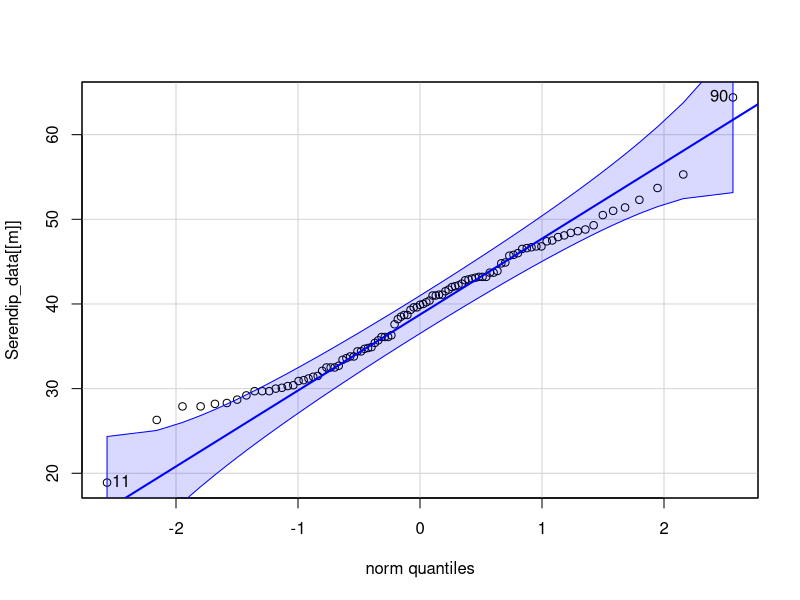
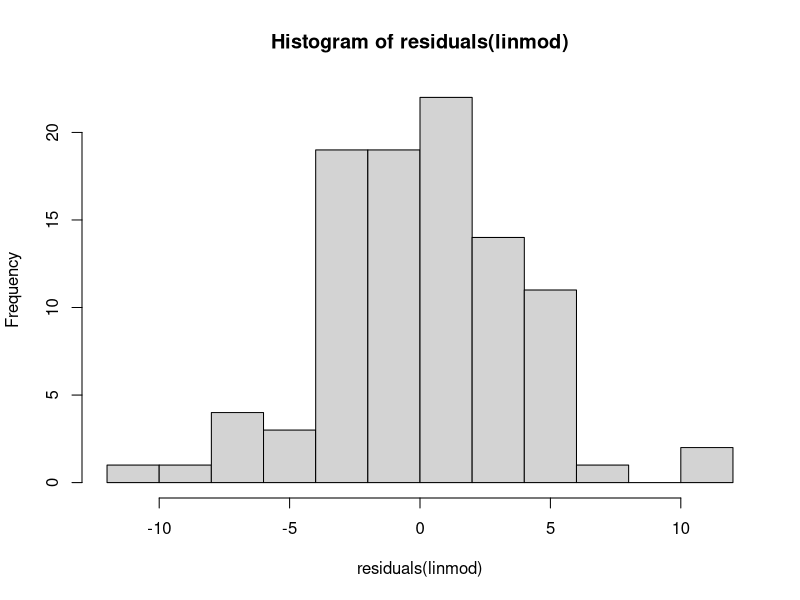
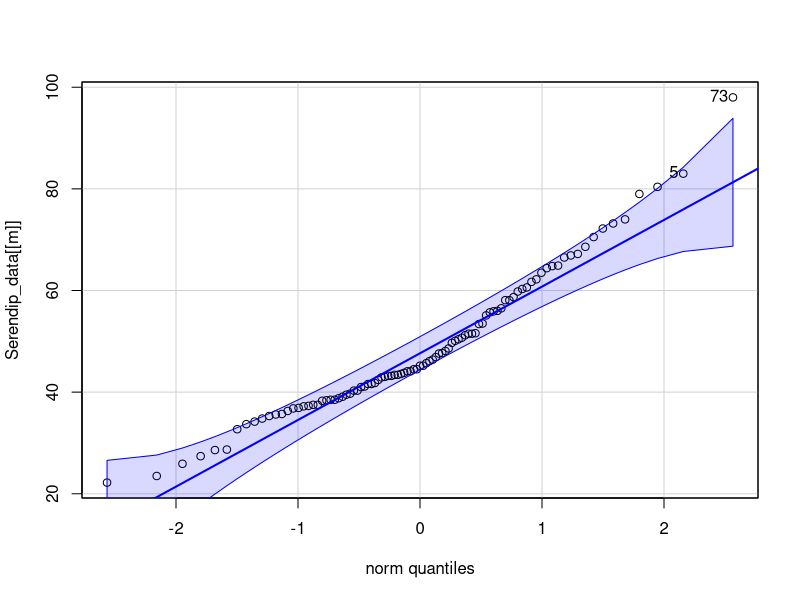
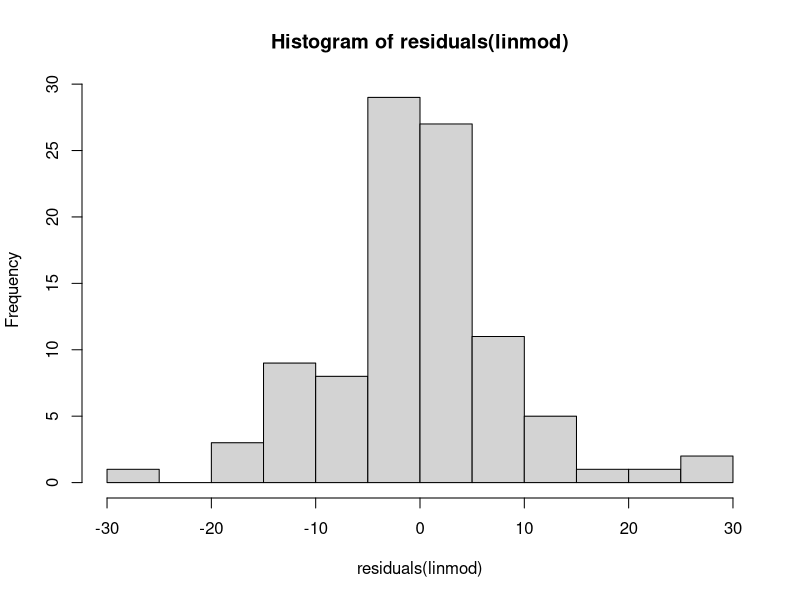
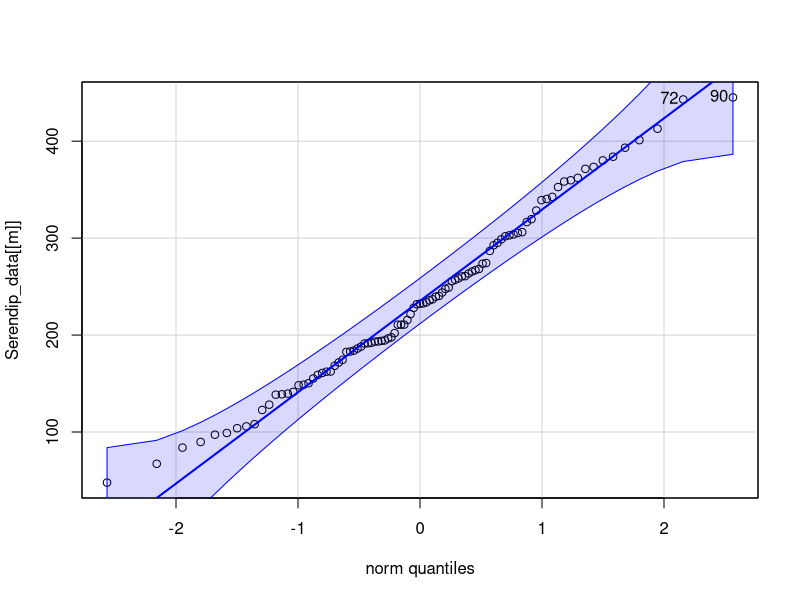
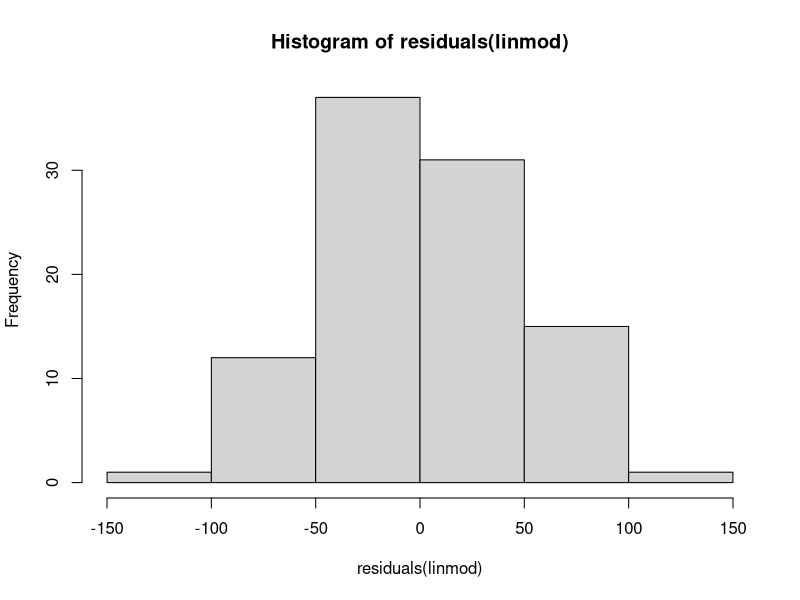
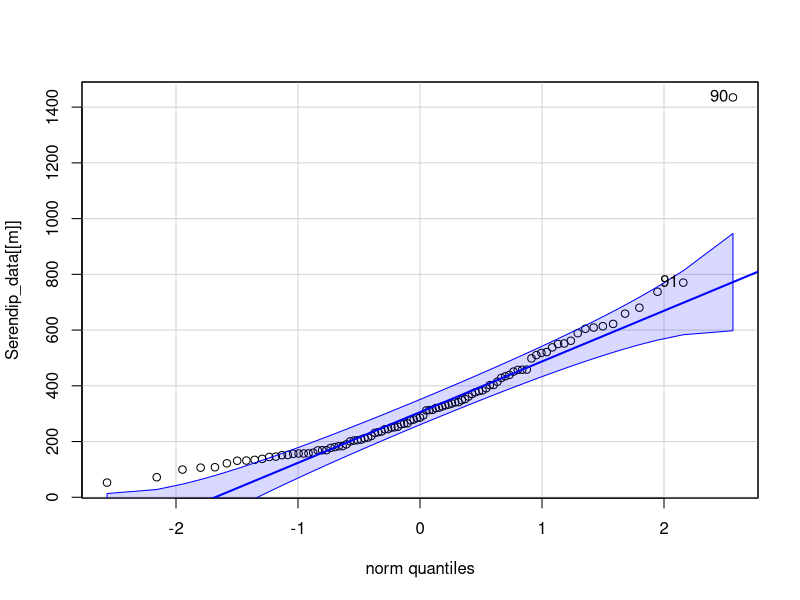
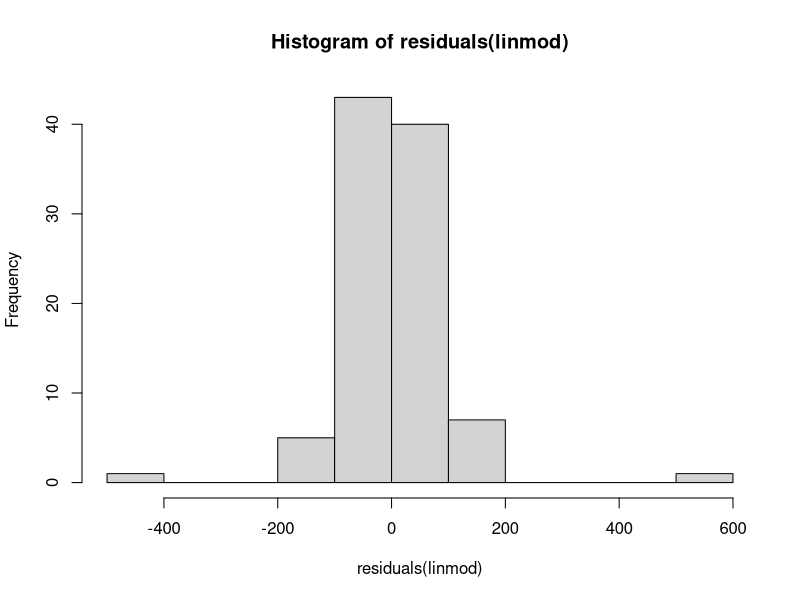

Here is the R script that generated these plots, in order:
# This script will test for variance assumptions

# shapiro - wilk normality test - less than .05 than normality is rejected - the least informative test of the bunch
# qq plots and residual histograms are used to see how far the data deviates from norm quantiles
# Levens test - less sensitive to normality - less than .05 means data variance is not equal

getwd()       # PLEASE CHANGE YOUR WD 
setwd("/home/coreyschultz/1.Projects/2.Maize.Endophyte.Project/Final_Data_and_Figs")
getwd()
library(tidyr)
library(tidyverse)
library(broom)
library(ggplot2)
library(car)
library(data.table)
library(ggpubr)

Herb_data = read.csv("Final_Herb_Data.csv", sep =",")
Burk_data = read.csv("Final_Burk_Data.csv", sep =",")
Serendip_data = read.csv("Final_Sbecsii_Data.csv", sep =",")

names(Herb_data) <- c("Genotype", "Condition", "Rep", "Endophyte","Chlorophyll1","Chlorophyll2","Chlorophyll3",
                      "PlantHeight","LeafArea","RootLength","RootVolume","Group_or_Date")
names(Burk_data) <- c("Genotype", "Condition", "Rep", "Endophyte",
                      "PlantHeight","LeafArea","RootLength","RootVolume")
names(Serendip_data) <- c("Genotype", "Condition", "Rep", "Endophyte",
                          "PlantHeight","RootLength","RootMass","ShootMass")

Serendip_data$Condition <- gsub('C', 'Control', Serendip_data$Condition)
Serendip_data$Condition <- gsub('I', 'Inoculated', Serendip_data$Condition)
Herb_data$Condition <- gsub('C', 'Control', Herb_data$Condition)
Herb_data$Condition <- gsub('I', 'Inoculated', Herb_data$Condition)
Burk_data$Condition <- gsub('C', 'Control', Burk_data$Condition)
Burk_data$Condition <- gsub('I', 'Inoculated', Burk_data$Condition)


# number of variables in our model + residuals
n = 4

# Serendipita #Drop rep
SereResultsT1 <- data.frame()
SereResultsT1 <- data.frame(PlantHeight=numeric(n),RootLength=numeric(n),RootMass=numeric(n),ShootMass=numeric(n))
rownames(SereResultsT1) <- c("Genotype","Inoculation","Genotype:Inoculation", "Residuals")

myvars <- names(Serendip_data[5:8]) # create a list of traits

for( m in myvars){
  print(m)
  print(as.name(m))
  qqPlot(Serendip_data[[m]])
  print(shapiro.test(Serendip_data[[m]]))
  print(leveneTest(Serendip_data[[m]] ~ Genotype*Condition, data = Serendip_data))
  linmod <- lm(Serendip_data[[m]] ~ Genotype + Condition + Genotype:Condition, data = Serendip_data)
  linmod2 <- lm(Serendip_data[[m]] ~ Condition + Genotype + Condition:Genotype, data = Serendip_data)
  hist(residuals(linmod))
  print(shapiro.test(residuals(linmod)))
  anv <- anova(linmod)
  print(anv) # type 1
  print(anova(linmod2)) # type 1 switched
  print(Anova(lm(Serendip_data[[m]] ~ Genotype + Condition + Genotype:Condition, data = Serendip_data),type = 2)) # Type 2
  print(Anova(lm(Serendip_data[[m]] ~ Genotype + Condition + Genotype:Condition, data = Serendip_data),type = 3)) # type 3
  print(" ")
  print(" ******************************************************************************************")
}

# Herbaspirillum

# Average Chlorophyll together
Herb_data$Chlorophyll <- rowMeans(Herb_data[ , c("Chlorophyll1","Chlorophyll2","Chlorophyll3")], na.rm=TRUE)

HerbResultsT1 <- data.frame(Chlorophyll=numeric(n),PlantHeight=numeric(n),LeafArea=numeric(n),RootLength=numeric(n),RootVolume=numeric(n))
rownames(HerbResultsT1) <- c("Genotype","Inoculation","Genotype:Inoculation", "Residuals")

herb_cols <- c(13, 8:11)
myvars <- names(Herb_data[,herb_cols]) # create a list of traits

for( m in myvars){
  print(m)
  print(as.name(m))
  qqPlot(Herb_data[[m]])
  print(shapiro.test(Herb_data[[m]]))
  print(leveneTest(Herb_data[[m]] ~ Genotype*Condition, data = Herb_data))
  linmod <- lm(Herb_data[[m]] ~ Genotype + Condition + Genotype:Condition, data = Herb_data)
  linmod2 <- lm(Herb_data[[m]] ~ Condition + Genotype + Condition:Genotype, data = Herb_data)
  hist(residuals(linmod))
  print(shapiro.test(residuals(linmod)))
  anv <- anova(linmod)
  print(anv) # type 1
  print(anova(linmod2)) # type 1 switched
  print(Anova(lm(Herb_data[[m]] ~ Genotype + Condition + Genotype:Condition, data = Herb_data),type = 2)) # Type 2
  print(Anova(lm(Herb_data[[m]] ~ Genotype + Condition + Genotype:Condition, data = Herb_data),type = 3)) # type 3
  print(" ")
  print(" ******************************************************************************************")
  
}

# Burkholderia
Burk_data$RootLength <- as.numeric(Burk_data$RootLength)
Burk_data$RootVolume <- as.numeric(Burk_data$RootVolume)

burkResultsT1 <- data.frame(PlantHeight=numeric(n),LeafArea=numeric(n),RootLength=numeric(n),RootVolume=numeric(n))
rownames(burkResultsT1) <- c("Genotype","Inoculation","Genotype:Inoculation", "Residuals")

myvars <- names(Burk_data[5:8]) # create a list of traits

for( m in myvars){
  print(m)
  print(as.name(m))
  qqPlot(Burk_data[[m]] )
  print(shapiro.test(Burk_data[[m]] ))
  print(leveneTest(Burk_data[[m]]  ~ Genotype*Condition, data = Burk_data))
  linmod <- lm(Burk_data[[m]] ~ Genotype + Condition + Genotype:Condition, data = Burk_data)
  linmod2 <- lm(Burk_data[[m]] ~ Condition + Genotype + Condition:Genotype, data = Burk_data)
  hist(residuals(linmod))
  print(shapiro.test(residuals(linmod)))
  anv <- anova(linmod)
  print(anv) # type 1
  print(anova(linmod2)) # type 1 switched
  print(Anova(lm(Burk_data[[m]] ~ Genotype + Condition + Genotype:Condition, data = Burk_data),type = 2)) # Type 2
  print(Anova(lm(Burk_data[[m]] ~ Genotype + Condition + Genotype:Condition, data = Burk_data),type = 3)) # type 3
  print(" ")
  print(" **************************************************************")
}

